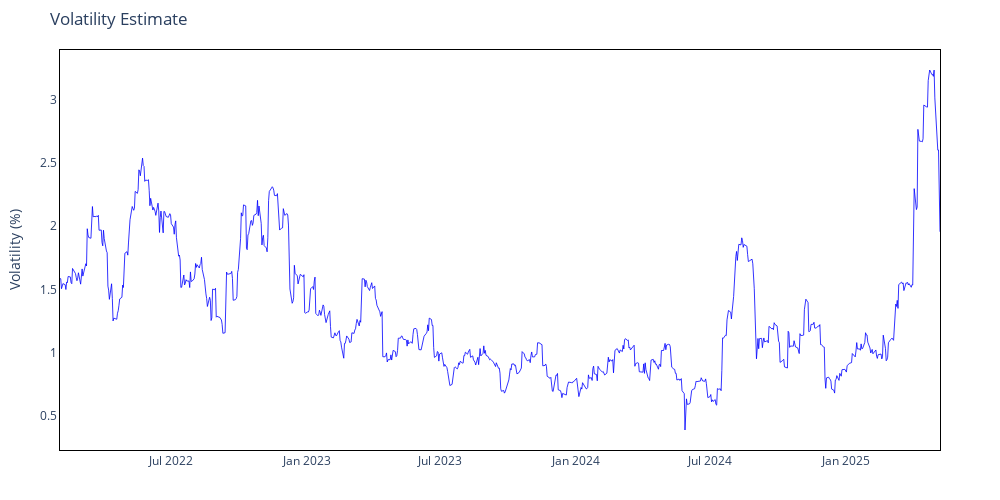
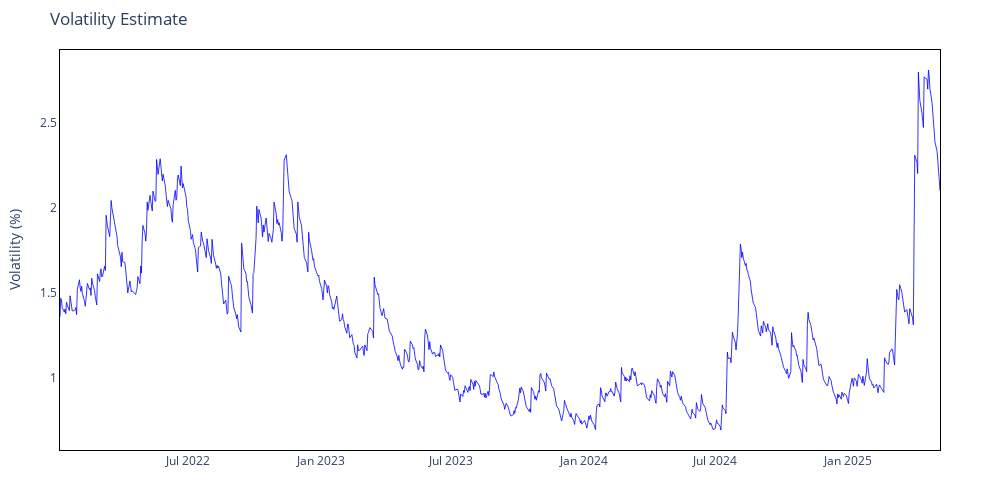

These figures' notebook cell, in order:
### Code cell
fig_ma_vol = IP.plot_volatility(result_ma["Volatility"])
fig_rm_vol = IP.plot_volatility(result_rm["Volatility"])

### Figure 1 — Plotly figure (JSON) as saved in the notebook; plotly's stock layout.template omitted (floating-point values rounded to 4 significant figures; data arrays with more than 128 entries replaced by an {"elided": "..."} marker saying what was removed)
{"data": [{"hovertemplate": "Date: %{x}<br>Volatility: %{y:.2f}%", "line": {"color": "blue", "width": 0.8}, "mode": "lines", "name": "Volatility", "type": "scatter", "x": {"elided": "846 str values"}, "y": {"elided": "846 float values"}}], "layout": {"height": 500, "hovermode": "x unified", "margin": {"b": 50, "l": 60, "r": 60, "t": 50}, "paper_bgcolor": "white", "plot_bgcolor": "white", "title": {"text": "Volatility Estimate"}, "width": 1000, "xaxis": {"linecolor": "black", "linewidth": 1, "mirror": true, "showline": true}, "yaxis": {"linecolor": "black", "linewidth": 1, "mirror": true, "showline": true, "title": {"text": "Volatility (%)"}}}}

### Figure 2 — Plotly figure (JSON) as saved in the notebook; plotly's stock layout.template omitted (floating-point values rounded to 4 significant figures; data arrays with more than 128 entries replaced by an {"elided": "..."} marker saying what was removed)
{"data": [{"hovertemplate": "Date: %{x}<br>Volatility: %{y:.2f}%", "line": {"color": "blue", "width": 0.8}, "mode": "lines", "name": "Volatility", "type": "scatter", "x": {"elided": "865 str values"}, "y": {"elided": "865 float values"}}], "layout": {"height": 500, "hovermode": "x unified", "margin": {"b": 50, "l": 60, "r": 60, "t": 50}, "paper_bgcolor": "white", "plot_bgcolor": "white", "title": {"text": "Volatility Estimate"}, "width": 1000, "xaxis": {"linecolor": "black", "linewidth": 1, "mirror": true, "showline": true}, "yaxis": {"linecolor": "black", "linewidth": 1, "mirror": true, "showline": true, "title": {"text": "Volatility (%)"}}}}
